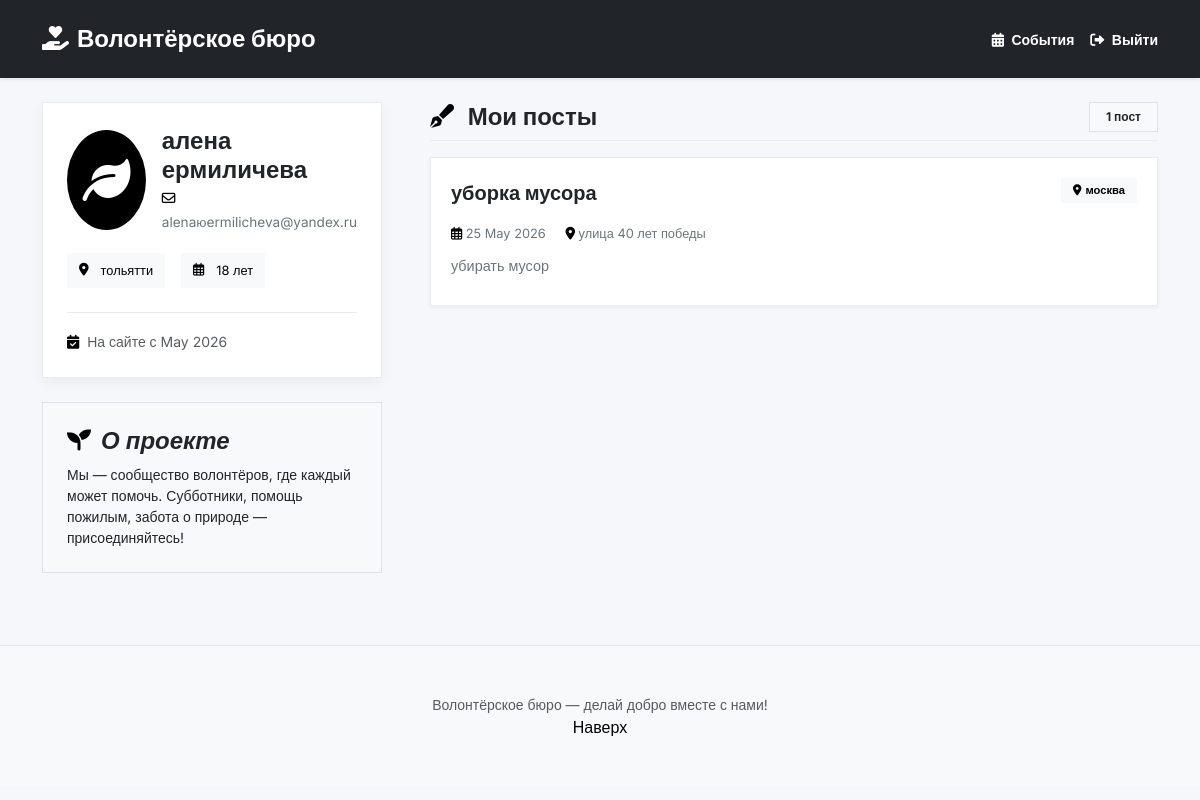
Screenshot of /profile (signed in) with the database file from the repository.
### data/models.py (models this page shows, shortened)
class User(SqlAlchemyBase, UserMixin):
    __tablename__ = 'users'
    id = sqlalchemy.Column(sqlalchemy.Integer, primary_key=True, autoincrement=True)
    name = sqlalchemy.Column(sqlalchemy.String, nullable=True)
    surname = sqlalchemy.Column(sqlalchemy.String, nullable=True)
    age = sqlalchemy.Column(sqlalchemy.Integer, nullable=True)
    email = sqlalchemy.Column(sqlalchemy.String, index=True, unique=True, nullable=True)
    hashed_password = sqlalchemy.Column(sqlalchemy.String, nullable=True)
    city = sqlalchemy.Column(sqlalchemy.String, nullable=True)
    created_at = sqlalchemy.Column(sqlalchemy.DateTime, default=datetime.datetime.now)

class Event(SqlAlchemyBase):
    __tablename__ = 'events'
    id = sqlalchemy.Column(sqlalchemy.Integer, primary_key=True, autoincrement=True)
    title = sqlalchemy.Column(sqlalchemy.String, nullable=False)
    description = sqlalchemy.Column(sqlalchemy.String, nullable=False)
    date = sqlalchemy.Column(sqlalchemy.DateTime, nullable=False)
    location = sqlalchemy.Column(sqlalchemy.String, nullable=False)
    city = sqlalchemy.Column(sqlalchemy.String, nullable=False)
    author_id = sqlalchemy.Column(sqlalchemy.Integer, sqlalchemy.ForeignKey("users.id"), nullable=False)
    max_volunteers = sqlalchemy.Column(sqlalchemy.Integer, default=10)

### app.py (the view)
@app.route('/profile')
@login_required
def profile():
    session = db_session.create_session()
    user = session.query(User).filter(User.id == current_user.id).first()
    events = session.query(Event).filter(Event.author_id == user.id).all()
    session.close()
    return render_template('profile.html', title='Профиль', user=user, events=events)

### app.py (called while the page is built)
@login_manager.user_loader
def load_user(user_id):
    session = db_session.create_session()
    return session.get(User, user_id)

### data/db_session.py (called while the page is built)
def create_session() -> Session:
    global __factory
    return __factory()

### templates/profile.html (shortened to what this page needs)
<!doctype html>
<html lang="ru" dir="ltr" data-bs-theme="auto">
<head>
    <link href="https://cdn.jsdelivr.net/npm/bootstrap@5.3.0/dist/css/bootstrap.min.css" rel="stylesheet">
    <link rel="stylesheet" href="https://cdnjs.cloudflare.com/ajax/libs/font-awesome/6.0.0-beta3/css/all.min.css">
</head>
<body>
<nav class="navbar navbar-dark bg-dark shadow-sm py-3">
    <div class="container">
        <a class="navbar-brand blog-header-logo" href="/">
            <i class="fas fa-hand-holding-heart me-2"></i>Волонтёрское бюро
        </a>
        <div class="d-flex gap-3">
            <a href="/" class="text-white text-decoration-none small fw-semibold">
                <i class="fas fa-calendar-alt me-1"></i> События
            </a>
            <a href="/logout" class="text-white text-decoration-none small fw-semibold">
                <i class="fas fa-sign-out-alt me-1"></i> Выйти
            </a>
        </div>
    </div>
</nav>
<main class="container my-4">
    <div class="row g-5">
        <div class="col-lg-4">
            <div class="position-sticky" style="top: 2rem">
                <div class="charity-profile mb-4">
                    <div class="profile-header">
                        <div class="profile-avatar">
                            <i class="fas fa-leaf"></i>
                        </div>
                        <div class="profile-info">
                            <h2 class="profile-name">{{ user.name }} {{ user.surname }}</h2>
                            <span class="profile-status">
                                <i class="far fa-envelope me-1"></i> {{ user.email }}
                            </span>
                        </div>
                    </div>
                    <div class="profile-info-section">
                        <div class="d-flex flex-wrap gap-2 mt-2">
                            <span class="profile-badge">
                                <i class="fas fa-map-marker-alt me-1"></i> {{ user.city }}
                            </span>
                            <span class="profile-badge">
                                <i class="far fa-calendar-alt me-1"></i> {{ user.age }} лет
                            </span>
                        </div>
                    </div>
                    <div class="profile-bio">
                        <div class="bio-text">
                            <small class="text-muted">
                                <i class="fas fa-calendar-check me-1"></i>
                                На сайте с
                                {% if user.created_at %}
                                    {{ user.created_at.strftime('%B %Y') }}
                                {% else %}
                                    недавно
                                {% endif %}
                            </small>
                        </div>
                    </div>
                </div>
                <div class="p-4 mb-4 bg-body-tertiary rounded-0 border">
                    <h4 class="fst-italic fw-semibold"><i class="fas fa-seedling me-1"></i> О проекте</h4>
                    <p class="small mb-0">Мы — сообщество волонтёров, где каждый может помочь. Субботники, помощь пожилым, забота о природе — присоединяйтесь!</p>
                </div>
            </div>
        </div>
        <div class="col-lg-8">
            <div class="d-flex align-items-center justify-content-between mb-3 border-bottom pb-2">
                <h3 class="fw-bold fs-4 m-0">
                    <i class="fas fa-pen-fancy me-2"></i> Мои посты
                </h3>
                <span class="badge bg-body-tertiary text-dark rounded-0 px-3 py-2 border">
                    {{ events|length }} {{ 'пост' if events|length == 1 else 'поста' if events|length < 5 else 'постов' }}
                </span>
            </div>
            <div id="userPostsContainer">
                {% if events %}
                    {% for event in events %}
                    <div class="post-item">
                        <div class="d-flex flex-wrap justify-content-between align-items-start mb-2">
                            <div class="post-title">{{ event.title }}</div>
                            <span class="post-category">
                                <i class="fas fa-map-marker-alt me-1"></i>{{ event.city }}
                            </span>
                        </div>
                        <div class="post-meta">
                            <span><i class="far fa-calendar-alt"></i> {{ event.date.strftime('%d %B %Y') }}</span>
                            <span class="ms-3"><i class="fas fa-location-dot"></i> {{ event.location }}</span>
                        </div>
                        <p class="text-secondary mb-2" style="font-size: 0.9rem;">{{ event.description }}</p>
                    </div>
                    {% endfor %}
                {% endif %}
            </div>
        </div>
    </div>
</main>
<footer class="py-5 text-center text-body-secondary bg-body-tertiary mt-5 border-top">
    <div class="container">
        <p class="small mb-0">Волонтёрское бюро — делай добро вместе с нами!</p>
        <p class="mb-0"><a href="#" class="text-decoration-none">Наверх</a></p>
    </div>
</footer>
</body>
</html>

### templates/profile.html (style rules this page uses)
body { font-family: 'Inter', sans-serif; background: #f5f7fb; }
.charity-profile { background: white; border-radius: 0px; padding: 1.5rem; box-shadow: 0 4px 12px rgba(0,0,0,0.05); border: 1px solid #e9ecef; }
.profile-header { display: flex; align-items: center; gap: 1rem; margin-bottom: 1.25rem; }
.profile-avatar { width: 100px; height: 100px; border-radius: 50%; object-fit: cover; border: 2px solid #000000; background: #000000; display: flex; align-items: center; justify-content: center; font-size: 3rem; color: white; }
.profile-avatar i { color: white !important; }
.profile-name { font-size: 1.5rem; font-weight: 700; margin: 0; color: #212529; }
.profile-status { font-size: 0.85rem; color: #6c757d; }
.profile-badge { background: #f8f9fa; padding: 0.5rem 0.75rem; border-radius: 0px; font-size: 0.8rem; display: inline-flex; align-items: center; gap: 0.5rem; margin-right: 0.5rem; margin-bottom: 0.5rem; color: #000000; }
.post-item { background: white; border-radius: 0px; padding: 1.25rem; margin-bottom: 1.5rem; border: 1px solid #e9ecef; transition: transform 0.1s; box-shadow: 0 2px 4px rgba(0,0,0,0.05); }
.post-title { font-weight: 700; font-size: 1.25rem; color: #212529; margin-bottom: 0.5rem; }
.post-meta { font-size: 0.8rem; color: #6c757d; margin-bottom: 0.75rem; }
.post-category { background: #f8f9fa; color: #000000; padding: 0.25rem 0.75rem; border-radius: 0px; font-size: 0.7rem; font-weight: 600; }
.blog-header-logo { font-size: 1.5rem; font-weight: 700; color: white; text-decoration: none; }
.blog-header-logo i { color: white !important; }
.navbar-dark.bg-dark { background-color: #212529 !important; }
.nav-link i, .navbar a i, .d-flex.gap-3 a i { color: white !important; }
.d-flex.gap-3 a { color: white !important; }
.bg-body-tertiary { background-color: #f8f9fa !important; }
.border-bottom { border-bottom: 1px solid #e9ecef !important; }
.card, .btn, .form-control, .alert, .nav-link, .badge, .list-group-item { border-radius: 0px !important; }
.position-sticky { position: sticky; top: 2rem; }
.profile-info-section { margin-bottom: 1rem; padding-bottom: 1rem; border-bottom: 1px solid #e9ecef; }
.fas, .far { color: #000000; }
a { color: #000000; text-decoration: none; }
.text-secondary { color: #6c757d !important; }
i { color: #000000; }
.profile-badge i { color: #000000; }
.post-category i { color: #000000; }
.navbar a i { color: white !important; }
.navbar .d-flex a i { color: white !important; }
.navbar-brand i { color: white !important; }

### rows the page displays
User: name "алена", surname "ермиличева", email "alenaюermilicheva@yandex.ru", city "тольятти", age "18", created_at "May 2026"
Event: title "уборка мусора", city "москва", date "25 May 2026", location "улица 40 лет победы", description "убирать мусор"

### other values shown
{{ events|length }} "1"
